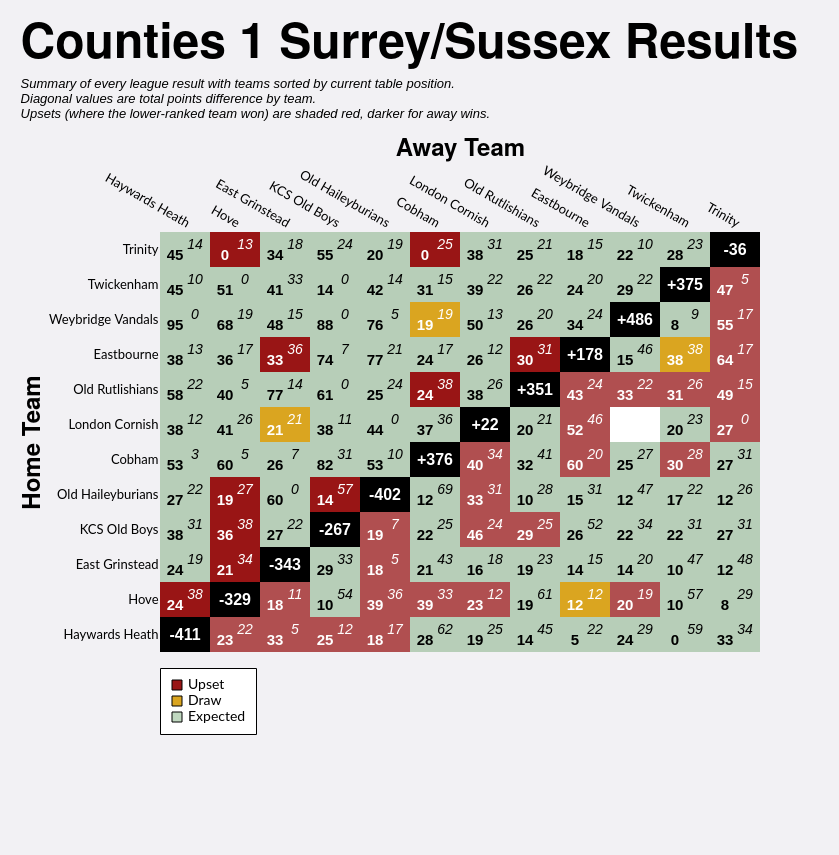

Vega-Lite specification for this chart:
### Vega-Lite specification from a JSON file in a GitHub repository (floating-point values rounded to 4 significant figures; data arrays with more than 128 entries replaced by an {"elided": "..."} marker saying what was removed)
{"config": {"axis": {"labelFont": "Lato, sans-serif", "titleFont": "PT Sans Narrow, Helvetica Neue, Helvetica, Arial, sans-serif", "labelFontSize": 13, "titleFontSize": 24, "gridColor": "#202947", "gridOpacity": 0.2}, "header": {"labelFont": "PT Sans Narrow, Helvetica Neue, Helvetica, Arial, sans-serif", "titleFont": "PT Sans Narrow, Helvetica Neue, Helvetica, Arial, sans-serif", "labelFontSize": 24, "titleFontSize": 28, "labelFontWeight": "bold", "orient": "left"}, "legend": {"labelFont": "Lato, sans-serif", "titleFont": "PT Sans Narrow, Helvetica Neue, Helvetica, Arial, sans-serif", "labelFontSize": 14, "titleFontSize": 16, "titlePadding": 5, "fillColor": "white", "strokeColor": "black", "padding": 10, "titleFontWeight": "lighter", "titleFontStyle": "italic", "titleColor": "gray", "offset": 10}, "title": {"font": "PT Sans Narrow, Helvetica Neue, Helvetica, Arial, sans-serif", "fontSize": 48, "fontWeight": "bold", "anchor": "start", "align": "center", "titlePadding": 20, "subtitlePadding": 10, "subtitleFontSize": 13, "subtitleColor": "", "subtitleFontStyle": "italic", "offset": 15, "color": "black"}, "axisX": {"labelAngle": 0}, "facet": {"title": null, "header": null, "align": {"row": "each", "column": "each"}}, "resolve": {"scale": {"y": "independent", "facet": "independent"}}, "background": "#f2f1f4", "scale": {"offsetBandPaddingOuter": 0.2, "offsetBandPaddingInner": 0.1}, "view": {"stroke": null}}, "layer": [{"data": {"name": "data-6e97d757c83c8ef4e184aba4faeab8c2"}, "mark": {"type": "rect"}, "encoding": {"color": {"field": "unexpected_result", "legend": {"columns": 1, "direction": "horizontal", "labelExpr": "datum.value === 'Upset (Away Win)' ? 'Upset' : datum.value", "labelLimit": 220, "offset": 16, "orient": "bottom", "symbolStrokeColor": "black", "symbolStrokeWidth": 1, "values": ["Upset (Away Win)", "Draw", "Expected"]}, "scale": {"domain": ["Expected", "Upset (Home Win)", "Upset (Away Win)", "Draw", "To be played", "N/A"], "range": ["#146f1444", "#991515bb", "#991515", "goldenrod", "white", "black"]}, "title": null, "type": "nominal"}, "opacity": {"condition": {"test": "datum.home_team == param_17['home_team'] || datum.away_team == param_17['home_team'] || !isValid(param_17['home_team'])", "value": 1.0}, "value": 0.1}, "tooltip": [{"field": "home_team", "title": "Home", "type": "nominal"}, {"field": "away_team", "title": "Away", "type": "nominal"}, {"field": "home_score_text", "title": "Home Score", "type": "nominal"}, {"field": "away_score_text", "title": "Away Score", "type": "nominal"}, {"field": "result", "title": "Result", "type": "nominal"}, {"field": "unexpected_result", "title": "Unexpectedness", "type": "nominal"}, {"field": "date", "format": "%d %b %Y", "title": "Date", "type": "temporal"}], "x": {"axis": {"domain": false, "grid": false, "labelAngle": 30, "orient": "top", "ticks": false}, "field": "away_team", "sort": ["Haywards Heath", "Hove", "East Grinstead", "KCS Old Boys", "Old Haileyburians", "Cobham", "London Cornish", "Old Rutlishians", "Eastbourne", "Weybridge Vandals", "Twickenham", "Trinity"], "title": "Away Team", "type": "nominal"}, "y": {"axis": {"domain": false, "grid": false, "ticks": false}, "field": "home_team", "sort": ["Trinity", "Twickenham", "Weybridge Vandals", "Eastbourne", "Old Rutlishians", "London Cornish", "Cobham", "Old Haileyburians", "KCS Old Boys", "East Grinstead", "Hove", "Haywards Heath"], "title": "Home Team", "type": "nominal"}}, "name": "view_12"}, {"data": {"name": "data-6e97d757c83c8ef4e184aba4faeab8c2"}, "mark": {"type": "text", "fontStyle": "italic", "size": 14, "xOffset": 10, "yOffset": -5}, "encoding": {"color": {"condition": {"test": "(datum.home_team == param_17['home_team'] || datum.away_team == param_17['home_team'] || !isValid(param_17['home_team'])) && datum.unexpected_result == 'Expected'", "value": "black"}, "value": "white"}, "text": {"field": "away_score_text", "type": "nominal"}, "x": {"field": "away_team", "sort": ["Haywards Heath", "Hove", "East Grinstead", "KCS Old Boys", "Old Haileyburians", "Cobham", "London Cornish", "Old Rutlishians", "Eastbourne", "Weybridge Vandals", "Twickenham", "Trinity"], "type": "nominal"}, "y": {"field": "home_team", "sort": ["Trinity", "Twickenham", "Weybridge Vandals", "Eastbourne", "Old Rutlishians", "London Cornish", "Cobham", "Old Haileyburians", "KCS Old Boys", "East Grinstead", "Hove", "Haywards Heath"], "type": "nominal"}}, "transform": [{"filter": "datum.away_score_text != '' && datum.away_score_text != 'WO'"}]}, {"data": {"name": "data-6e97d757c83c8ef4e184aba4faeab8c2"}, "mark": {"type": "text", "size": 12, "xOffset": 10, "yOffset": -5}, "encoding": {"color": {"condition": {"test": "(datum.home_team == param_17['home_team'] || datum.away_team == param_17['home_team'] || !isValid(param_17['home_team'])) && datum.unexpected_result == 'Expected'", "value": "black"}, "value": "white"}, "text": {"field": "away_score_text", "type": "nominal"}, "x": {"field": "away_team", "sort": ["Haywards Heath", "Hove", "East Grinstead", "KCS Old Boys", "Old Haileyburians", "Cobham", "London Cornish", "Old Rutlishians", "Eastbourne", "Weybridge Vandals", "Twickenham", "Trinity"], "type": "nominal"}, "y": {"field": "home_team", "sort": ["Trinity", "Twickenham", "Weybridge Vandals", "Eastbourne", "Old Rutlishians", "London Cornish", "Cobham", "Old Haileyburians", "KCS Old Boys", "East Grinstead", "Hove", "Haywards Heath"], "type": "nominal"}}, "transform": [{"filter": "datum.away_score_text == 'WO'"}]}, {"data": {"name": "data-6e97d757c83c8ef4e184aba4faeab8c2"}, "mark": {"type": "text", "fontWeight": "bold", "size": 15, "xOffset": -10, "yOffset": 5}, "encoding": {"color": {"condition": {"test": "(datum.home_team == param_17['home_team'] || datum.away_team == param_17['home_team'] || !isValid(param_17['home_team'])) && datum.unexpected_result == 'Expected'", "value": "black"}, "value": "white"}, "text": {"field": "home_score_text", "type": "nominal"}, "x": {"field": "away_team", "sort": ["Haywards Heath", "Hove", "East Grinstead", "KCS Old Boys", "Old Haileyburians", "Cobham", "London Cornish", "Old Rutlishians", "Eastbourne", "Weybridge Vandals", "Twickenham", "Trinity"], "type": "nominal"}, "y": {"field": "home_team", "sort": ["Trinity", "Twickenham", "Weybridge Vandals", "Eastbourne", "Old Rutlishians", "London Cornish", "Cobham", "Old Haileyburians", "KCS Old Boys", "East Grinstead", "Hove", "Haywards Heath"], "type": "nominal"}}, "transform": [{"filter": "datum.home_score_text != '' && datum.home_score_text != 'WO'"}]}, {"data": {"name": "data-6e97d757c83c8ef4e184aba4faeab8c2"}, "mark": {"type": "text", "size": 12, "xOffset": -10, "yOffset": 5}, "encoding": {"color": {"condition": {"test": "(datum.home_team == param_17['home_team'] || datum.away_team == param_17['home_team'] || !isValid(param_17['home_team'])) && datum.unexpected_result == 'Expected'", "value": "black"}, "value": "white"}, "text": {"field": "home_score_text", "type": "nominal"}, "x": {"field": "away_team", "sort": ["Haywards Heath", "Hove", "East Grinstead", "KCS Old Boys", "Old Haileyburians", "Cobham", "London Cornish", "Old Rutlishians", "Eastbourne", "Weybridge Vandals", "Twickenham", "Trinity"], "type": "nominal"}, "y": {"field": "home_team", "sort": ["Trinity", "Twickenham", "Weybridge Vandals", "Eastbourne", "Old Rutlishians", "London Cornish", "Cobham", "Old Haileyburians", "KCS Old Boys", "East Grinstead", "Hove", "Haywards Heath"], "type": "nominal"}}, "transform": [{"filter": "datum.home_score_text == 'WO'"}]}, {"data": {"name": "data-298f032328f06be4a9a118fb6a8ecd0a"}, "mark": {"type": "text", "color": "white", "fontWeight": "bold", "size": 16}, "encoding": {"text": {"field": "display_text", "type": "nominal"}, "tooltip": [{"field": "home_team", "title": "Team", "type": "nominal"}, {"field": "display_text", "title": "Points Difference", "type": "nominal"}], "x": {"field": "away_team", "sort": ["Haywards Heath", "Hove", "East Grinstead", "KCS Old Boys", "Old Haileyburians", "Cobham", "London Cornish", "Old Rutlishians", "Eastbourne", "Weybridge Vandals", "Twickenham", "Trinity"], "type": "nominal"}, "y": {"field": "home_team", "sort": ["Trinity", "Twickenham", "Weybridge Vandals", "Eastbourne", "Old Rutlishians", "London Cornish", "Cobham", "Old Haileyburians", "KCS Old Boys", "East Grinstead", "Hove", "Haywards Heath"], "type": "nominal"}}}], "height": {"step": 35}, "padding": {"left": 20, "top": 20, "right": 40, "bottom": 120}, "params": [{"name": "param_17", "select": {"type": "point", "clear": "dblclick", "fields": ["home_team"], "on": "click"}, "value": null, "views": ["view_12"]}], "title": {"text": "Counties 1 Surrey/Sussex Results", "subtitle": ["Summary of every league result with teams sorted by current table position.", "Diagonal values are total points difference by team.", "Upsets (where the lower-ranked team won) are shaded red, darker for away wins."]}, "width": {"step": 50}, "$schema": "https://vega.github.io/schema/vega-lite/v5.20.1.json", "datasets": {"data-6e97d757c83c8ef4e184aba4faeab8c2": {"elided": "144 records"}, "data-298f032328f06be4a9a118fb6a8ecd0a": [{"home_team": "Cobham", "away_team": "Cobham", "match_id": null, "date": "", "home_score": null, "away_score": null, "home_walkover": null, "away_walkover": null, "result": "N/A", "home_score_text": "", "away_score_text": "", "wo_result": "", "score_text": "", "display_text": "+376", "is_diagonal": true, "result_simple": "N/A", "unexpected_result": "N/A", "unexpected_opacity": 1.0}, {"home_team": "East Grinstead", "away_team": "East Grinstead", "match_id": null, "date": "", "home_score": null, "away_score": null, "home_walkover": null, "away_walkover": null, "result": "N/A", "home_score_text": "", "away_score_text": "", "wo_result": "", "score_text": "", "display_text": "-343", "is_diagonal": true, "result_simple": "N/A", "unexpected_result": "N/A", "unexpected_opacity": 1.0}, {"home_team": "Eastbourne", "away_team": "Eastbourne", "match_id": null, "date": "", "home_score": null, "away_score": null, "home_walkover": null, "away_walkover": null, "result": "N/A", "home_score_text": "", "away_score_text": "", "wo_result": "", "score_text": "", "display_text": "+178", "is_diagonal": true, "result_simple": "N/A", "unexpected_result": "N/A", "unexpected_opacity": 1.0}, {"home_team": "Haywards Heath", "away_team": "Haywards Heath", "match_id": null, "date": "", "home_score": null, "away_score": null, "home_walkover": null, "away_walkover": null, "result": "N/A", "home_score_text": "", "away_score_text": "", "wo_result": "", "score_text": "", "display_text": "-411", "is_diagonal": true, "result_simple": "N/A", "unexpected_result": "N/A", "unexpected_opacity": 1.0}, {"home_team": "Hove", "away_team": "Hove", "match_id": null, "date": "", "home_score": null, "away_score": null, "home_walkover": null, "away_walkover": null, "result": "N/A", "home_score_text": "", "away_score_text": "", "wo_result": "", "score_text": "", "display_text": "-329", "is_diagonal": true, "result_simple": "N/A", "unexpected_result": "N/A", "unexpected_opacity": 1.0}, {"home_team": "KCS Old Boys", "away_team": "KCS Old Boys", "match_id": null, "date": "", "home_score": null, "away_score": null, "home_walkover": null, "away_walkover": null, "result": "N/A", "home_score_text": "", "away_score_text": "", "wo_result": "", "score_text": "", "display_text": "-267", "is_diagonal": true, "result_simple": "N/A", "unexpected_result": "N/A", "unexpected_opacity": 1.0}, {"home_team": "London Cornish", "away_team": "London Cornish", "match_id": null, "date": "", "home_score": null, "away_score": null, "home_walkover": null, "away_walkover": null, "result": "N/A", "home_score_text": "", "away_score_text": "", "wo_result": "", "score_text": "", "display_text": "+22", "is_diagonal": true, "result_simple": "N/A", "unexpected_result": "N/A", "unexpected_opacity": 1.0}, {"home_team": "Old Haileyburians", "away_team": "Old Haileyburians", "match_id": null, "date": "", "home_score": null, "away_score": null, "home_walkover": null, "away_walkover": null, "result": "N/A", "home_score_text": "", "away_score_text": "", "wo_result": "", "score_text": "", "display_text": "-402", "is_diagonal": true, "result_simple": "N/A", "unexpected_result": "N/A", "unexpected_opacity": 1.0}, {"home_team": "Old Rutlishians", "away_team": "Old Rutlishians", "match_id": null, "date": "", "home_score": null, "away_score": null, "home_walkover": null, "away_walkover": null, "result": "N/A", "home_score_text": "", "away_score_text": "", "wo_result": "", "score_text": "", "display_text": "+351", "is_diagonal": true, "result_simple": "N/A", "unexpected_result": "N/A", "unexpected_opacity": 1.0}, {"home_team": "Trinity", "away_team": "Trinity", "match_id": null, "date": "", "home_score": null, "away_score": null, "home_walkover": null, "away_walkover": null, "result": "N/A", "home_score_text": "", "away_score_text": "", "wo_result": "", "score_text": "", "display_text": "-36", "is_diagonal": true, "result_simple": "N/A", "unexpected_result": "N/A", "unexpected_opacity": 1.0}, {"home_team": "Twickenham", "away_team": "Twickenham", "match_id": null, "date": "", "home_score": null, "away_score": null, "home_walkover": null, "away_walkover": null, "result": "N/A", "home_score_text": "", "away_score_text": "", "wo_result": "", "score_text": "", "display_text": "+375", "is_diagonal": true, "result_simple": "N/A", "unexpected_result": "N/A", "unexpected_opacity": 1.0}, {"home_team": "Weybridge Vandals", "away_team": "Weybridge Vandals", "match_id": null, "date": "", "home_score": null, "away_score": null, "home_walkover": null, "away_walkover": null, "result": "N/A", "home_score_text": "", "away_score_text": "", "wo_result": "", "score_text": "", "display_text": "+486", "is_diagonal": true, "result_simple": "N/A", "unexpected_result": "N/A", "unexpected_opacity": 1.0}]}}
